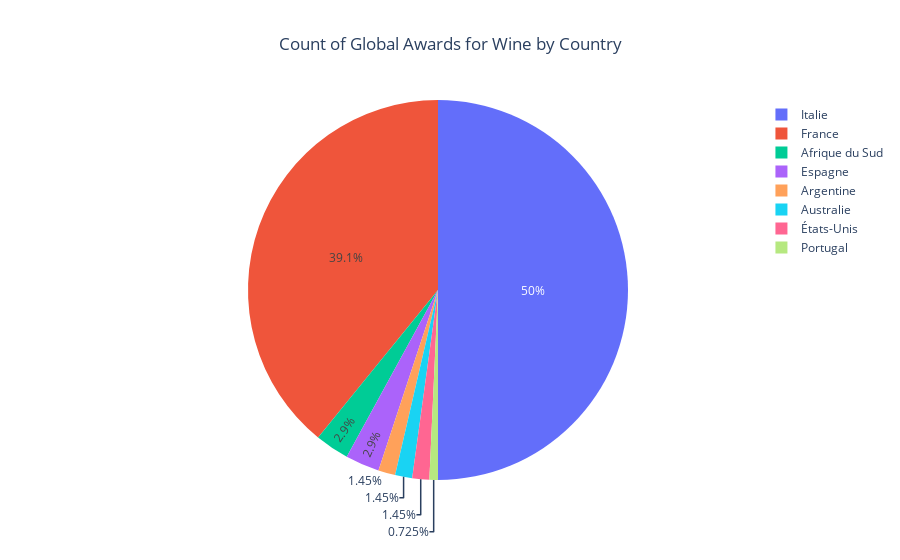

The code cell stored with this chart in its notebook:
### Markdown cell above
Plotting the diagram

### Code cell
# Load the data
df = pd.read_csv('data/global_awards_wine.csv')

if 'country' in df.columns and 'count' in df.columns:

    total_count = df['count'].sum()

    df['count'] = (df['count'] * 100) / total_count
    
    fig = px.pie(df, values='count', names='country', title='Count of global awards for wine by Country')
    fig.update_layout(title={'text': 'Count of Global Awards for Wine by Country', 'x': 0.5, 'xanchor': 'center'})
    
    fig.show()
else:
    print("The required columns 'country' and 'count' are not present in the CSV file.")

### Figure 1 — Plotly figure (JSON) as saved in the notebook; plotly's stock layout.template omitted (floating-point values rounded to 4 significant figures)
{"data": [{"domain": {"x": [0, 1], "y": [0, 1]}, "hovertemplate": "country=%{label}<br>count=%{value}<extra></extra>", "labels": ["Afrique du Sud", "Argentine", "Australie", "Espagne", "France", "Italie", "Portugal", "États-Unis"], "legendgroup": "", "name": "", "showlegend": true, "type": "pie", "values": [2.899, 1.449, 1.449, 2.899, 39.13, 50, 0.7246, 1.449]}], "layout": {"legend": {"tracegroupgap": 0}, "title": {"text": "Count of Global Awards for Wine by Country", "x": 0.5, "xanchor": "center"}}}
